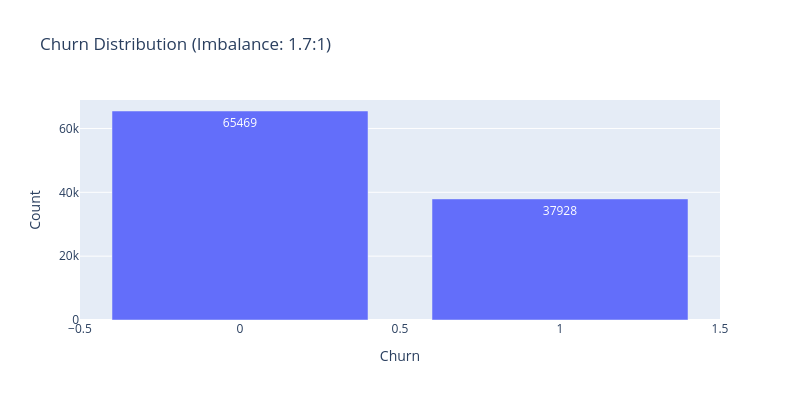

Notebook code for this chart:
### Markdown cell above
## 3. Target Variable Exploration
- Plot the distribution of target table.  
- Discuss if the dataset is **imbalanced** and what that implies for modeling.

**Class Imbalance**: When one class significantly outnumbers another (typically >60/40 split)

**Implications:**
- ⚠️ **Accuracy is misleading** - A model predicting all "0" gets 70% accuracy!
- 📊 **Better metrics needed** - Use ROC-AUC, PR-AUC, F1, Precision/Recall
- ⚖️ **Model bias** - Models favor majority class without intervention

**Strategies to handle imbalance:**
1. **Class weights** - Penalize misclassifying minority class (CatBoost: `auto_class_weights='Balanced'`)
2. **Threshold tuning** - Adjust decision threshold to achieve target recall (what we do in training notebook!)
3. **Resampling** - SMOTE, undersampling (usually not needed with good algorithms)
4. **Evaluation focus** - Optimize for PR-AUC instead of accuracy

### Code cell
# Target distribution
churn_counts = df['churn'].value_counts().sort_index()
churn_pct = (churn_counts / len(df) * 100).round(1)

print("Churn distribution:")
for val in churn_counts.index:
    print(f"  {val}: {churn_counts[val]:,} ({churn_pct[val]:.1f}%)")

# Imbalance ratio
imbalance_ratio = churn_pct.max() / churn_pct.min()
print(f"\n📊 Imbalance ratio: {imbalance_ratio:.1f}:1")
#print(f"{'⚠️ IMBALANCED - needs special handling' if imbalance_ratio > 1.5 else '✓ Relatively balanced'}")

# Visualize
fig = px.bar(
    x=churn_counts.index, 
    y=churn_counts.values,
    labels={'x': 'Churn', 'y': 'Count'},
    title=f'Churn Distribution (Imbalance: {imbalance_ratio:.1f}:1)',
    text=churn_counts.values,
    width=w, height=w/2
)
fig.show()

### Figure 1 — Plotly figure (JSON) as saved in the notebook; plotly's stock layout.template omitted (floating-point values rounded to 4 significant figures)
{"data": [{"hovertemplate": "Churn=%{x}<br>Count=%{y}<br>text=%{text}<extra></extra>", "legendgroup": "", "marker": {"color": "#636efa", "pattern": {"shape": ""}}, "name": "", "orientation": "v", "showlegend": false, "text": [65470.0, 37930.0], "textposition": "auto", "type": "bar", "x": [0, 1], "xaxis": "x", "y": [65469, 37928], "yaxis": "y"}], "layout": {"barmode": "relative", "height": 400, "legend": {"tracegroupgap": 0}, "title": {"text": "Churn Distribution (Imbalance: 1.7:1)"}, "width": 800, "xaxis": {"anchor": "y", "domain": [0, 1], "title": {"text": "Churn"}}, "yaxis": {"anchor": "x", "domain": [0, 1], "title": {"text": "Count"}}}}
